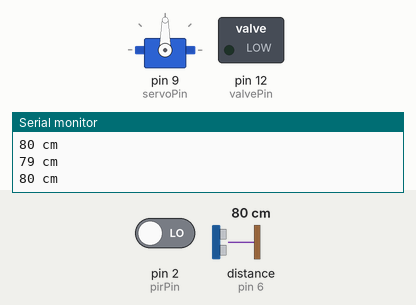
The sketch below on a simulated Arduino Uno, built with avr-gcc and run on an emulated ATmega328P. Shown: servo, switched loads named in the sketch (green lamp = pin HIGH), the last lines printed to the serial monitor. Wiring (inferred from the names in the program): ultrasonic range finder: trigger pin 7; echo pin 6. The test bench sets the inputs (shaded band); at power-on: pin 2 (pirPin) LOW, distance to the obstacle (sensor on pin 6) 80 cm. The echo pulse lasts 58.3 µs per cm; pins used as bus, display or sensor lines are not drawn.

Above: at 1.2 s.
1.3 s: pin 2 (pirPin) driven HIGH
At 1.8 s:
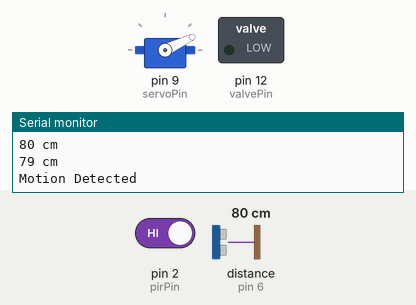
3.8 s: distance to the obstacle (sensor on pin 6) set to 15 cm
6.8 s: distance to the obstacle (sensor on pin 6) set to 12 cm
At 38.0 s:
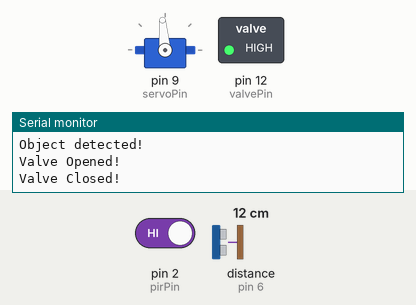
Timing chart, 0 to 38.3 s (numbered marks = the images above; inputs shaded):
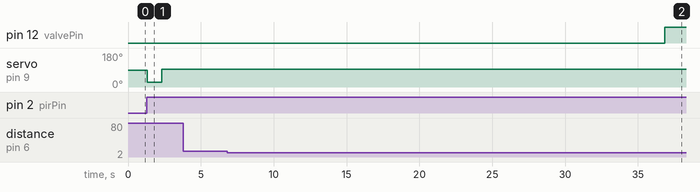

The sketch:

sketchbook.ino
```cpp
#include <Servo.h>

int trigPin = 7;   //defines digital pin connected to trigger pin of ultrasonic sensor
int echoPin = 6;   //defines digital pin connected to echo pin of ultrasonic sensor
int pirPin = 2;    //defines digital pin connected to Passive-Infrared Sensor
int servoPin = 9;  //defines digital pin connected to Servo Motor
int valvePin = 12;
long unsigned int lowIn;
long unsigned int pause = 1000;
boolean lockLow = true;  // locklow is initialised to true
boolean takelowTime;
int PIRValue = 0;  // PIRValue is initialised to 0

Servo servo;  // defines an object of the Servo class

void setup() {
  Serial.begin(9600);
  pinMode(pirPin, INPUT);     //pirPin is set to take input
  pinMode(servoPin, OUTPUT);  //servoPin is set to provide output
  pinMode(trigPin, OUTPUT);   //trigPin is set to provide output
  pinMode(echoPin, INPUT);    //echoPin is set to take input
  servo.attach(servoPin);     //attaches servo pin to servo motor
  pinMode(valvePin, OUTPUT);

}

void PirSensor() {  //function to define the working PIR sensor

  if (digitalRead(pirPin) == HIGH)  //digitalRead command is used find whether pirPin is active or not and returns a boolean value
  {
    if (lockLow) {
      PIRValue = 1;
      lockLow = false;
      Serial.println("Motion Detected");
      servo.write(25);  // servo motor moves to 25 degree angle
      delay(1000);      // delay of 1 second
      servo.write(95);  // servo motor moves 95 degree
      delay(50);        // delay of 0.05 second
    }
    takelowTime = false;
  }
  if (digitalRead(pirPin) == LOW) {
    if (takelowTime) {
      lowIn = millis();
      takelowTime = false;
    }
    if (!lockLow && millis() - lowIn > pause) {
      PIRValue = 0;
      lockLow = true;
      Serial.println("Motion ended.");
    }
  }
}

void UltraSonic() {  //function to define the working Ultrasonic sensor

  long duration, distance;
  digitalWrite(trigPin, LOW);
  delayMicroseconds(2);
  digitalWrite(trigPin, HIGH);
  delayMicroseconds(10);
  digitalWrite(trigPin, LOW);
  duration = pulseIn(echoPin, HIGH);
  distance = (duration/29.1)/2;  // Convert distance from microseconds to centimeters
  String p1 = " cm";
  Serial.println(distance + p1);
  if (distance < 13 && distance > 5) {  // Change this threshold value to adjust sensitivity
    digitalWrite(pirPin,LOW);
    Serial.println("Object detected!");
    digitalWrite(valvePin,LOW);
    Serial.println("Valve Opened!"); // RELAY ON
    delay(30000);
    digitalWrite(valvePin,HIGH);
    Serial.println("Valve Closed!");
    delay(3000); // RELAY OFF
  }
}

void loop() {  //Function to run a loop until the Arduino is turned off.

  PirSensor();   //Calls PIRSensor function.
  UltraSonic();  //Calls UltraSonic function
}
```

Measured:
- the behaviour switches between 14 and 13 cm on distance to the obstacle (sensor on pin 6) (found by bisection; images 1 and 2)
- after the input at 1.3 s, servo on pin 9 (servoPin): 90° → 25° at once, → 95° 1.0 s later
- after the input at 6.8 s, pin 12 (valvePin): LOW → HIGH after 30.0 s
